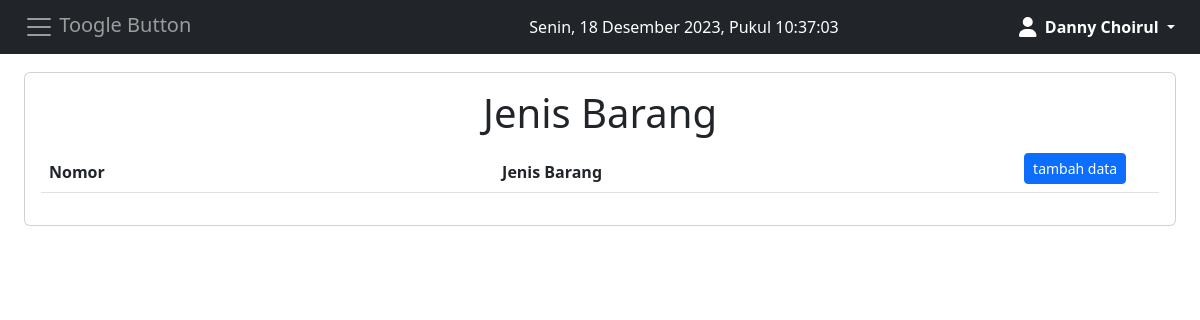
The app's page /jenis/index.php (signed in), older data.
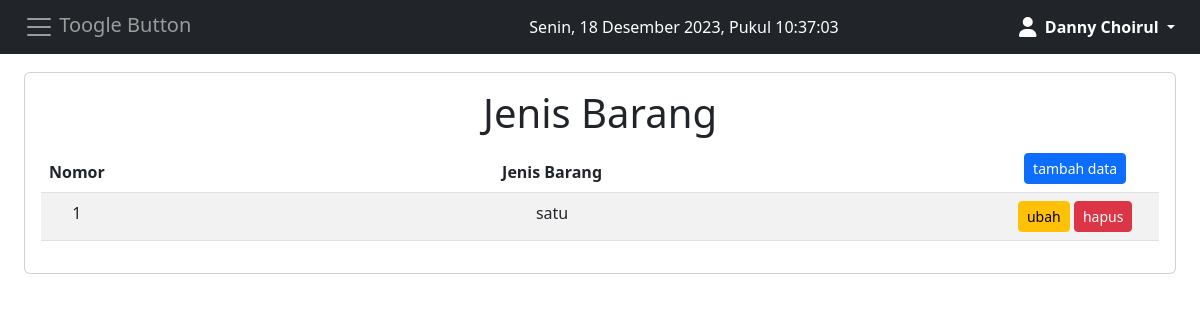
The same page, newer data.
### tables this page shows
CREATE TABLE `jenis_barang`  (
  `id_jenis_barang` varchar(255) NOT NULL,
  `nama_jenis_barang` varchar(255) NOT NULL,
  PRIMARY KEY (`id_jenis_barang`) USING BTREE,
  INDEX `nama_jenis_barang`(`nama_jenis_barang`) USING BTREE
);

### koneksi.php (called while the page is built)
<?php
$db = mysqli_connect("localhost", "root", "", "pendataan");
function query($query)
{
    global $db;
    $result = mysqli_query($db, $query);
    $rows = [];
    while ($row = mysqli_fetch_assoc($result)) {
        $rows[] = $row;
    }
    return $rows;
}

### jenis/index.php (the view, shortened to what this page needs)
<?php
require '../header.php';
$jenis_barang = query("SELECT * FROM jenis_barang ORDER BY id_jenis_barang Asc");
?>
<body>
  <div class="p-4" id="main-content">
    <div class="card mt-5">
      <div class="card-body">
        <h1 style="text-align:center">Jenis Barang </h1>
        <table class="table table-striped" id="datatable">
          <thead>
            <tr style="text-align:center">
              <th width="5%" style="text-align:center">Nomor</th>
              <th style="text-align:center">Jenis Barang</th>
              <th width="15%" style="text-align:center">
                <a class="btn btn-sm btn-primary" href="tambah.php" role="button">tambah data</a>
              </th>
            </tr>
          </thead>
          <tbody>
            <?php $no = 1; ?>
            <?php foreach ($jenis_barang as $row) : ?>
              <tr>
                <td width="5%" style="text-align: center;" scope="row"><?= $no; ?></td>
                <td style="text-align: center;"><?= $row["nama_jenis_barang"]; ?></td>
                <td style="text-align: center">
                  <a class="btn btn-sm btn-warning" href="ubah.php?id_jenis_barang=<?= $row["id_jenis_barang"]; ?>" role="button">ubah</a>
                  <a class="btn btn-sm btn-danger" href="hapus.php?id_jenis_barang=<?= $row["id_jenis_barang"]; ?>" onclick="return confirm('yakin?');" role="button">hapus</a>
                </td>
              </tr>
            <?php $no++;
            endforeach; ?>
          </tbody>
        </table>
      </div>
    </div>
  </div>
</body>
<?php require '../footer.php'; ?>

Row changes from the older to the newer data that the page shows:
added jenis_barang: nama_jenis_barang "satu"
